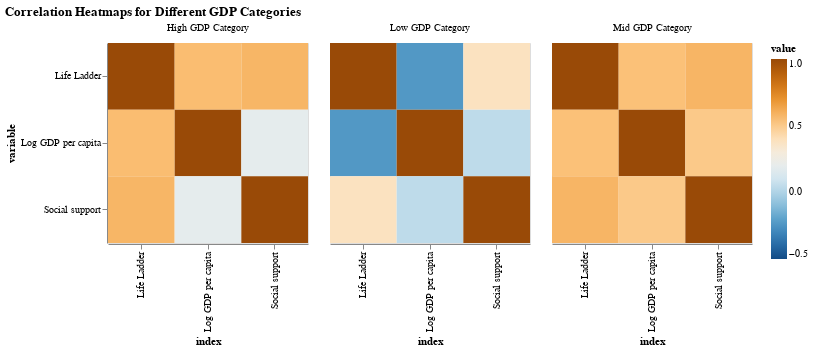

The cell this chart's notebook holds for it:
### Markdown cell above
<font size="4">We now start correlation analysis.</font>

### Code cell
# correlation analysis
# Split the data
df_low = data[data['GDP_Category'] == 1.0]
df_mid = data[data['GDP_Category'] == 2.0]
df_high = data[data['GDP_Category'] == 3.0]


def melt_corr(df, title):
    corr = df[['Life Ladder', 'Log GDP per capita', 'Social support']].corr().reset_index().melt('index')
    corr.columns = ['variable', 'index', 'value']
    corr['title'] = title
    return corr

# Apply the function to your three datasets
corr_low = melt_corr(df_low, 'Low GDP Category')
corr_mid = melt_corr(df_mid, 'Mid GDP Category')
corr_high = melt_corr(df_high, 'High GDP Category')

# Concatenate the three datasets
corr = pd.concat([corr_low, corr_mid, corr_high])

# Create an Altair chart
heatmap = alt.Chart(corr).mark_rect().encode(
    x='index',
    y='variable',
    color=alt.Color('value:Q', scale=alt.Scale(scheme='blueorange', domain=(-0.5, 1)), 
                    legend=alt.Legend(values=[1, 0.5, 0, -0.5])),
    facet=alt.Facet('title', title='', columns=3),
).properties(width = 200, height = 200, title='Correlation Heatmaps for Different GDP Categories')

heatmap

### Figure 1 — Vega-Lite specification as saved in the notebook (floating-point values rounded to 4 significant figures)
{"config": {"view": {"continuousWidth": 300, "continuousHeight": 300}}, "data": {"name": "data-0468f1f029523bcdc47aaa46cee74a75"}, "mark": {"type": "rect"}, "encoding": {"color": {"field": "value", "legend": {"values": [1, 0.5, 0, -0.5]}, "scale": {"domain": [-0.5, 1], "scheme": "blueorange"}, "type": "quantitative"}, "facet": {"columns": 3, "field": "title", "title": "", "type": "nominal"}, "x": {"field": "index", "type": "nominal"}, "y": {"field": "variable", "type": "nominal"}}, "height": 200, "title": "Correlation Heatmaps for Different GDP Categories", "width": 200, "$schema": "https://vega.github.io/schema/vega-lite/v5.8.0.json", "datasets": {"data-0468f1f029523bcdc47aaa46cee74a75": [{"variable": "Life Ladder", "index": "Life Ladder", "value": 1.0, "title": "Low GDP Category"}, {"variable": "Log GDP per capita", "index": "Life Ladder", "value": -0.2355, "title": "Low GDP Category"}, {"variable": "Social support", "index": "Life Ladder", "value": 0.3804, "title": "Low GDP Category"}, {"variable": "Life Ladder", "index": "Log GDP per capita", "value": -0.2355, "title": "Low GDP Category"}, {"variable": "Log GDP per capita", "index": "Log GDP per capita", "value": 1.0, "title": "Low GDP Category"}, {"variable": "Social support", "index": "Log GDP per capita", "value": 0.04408, "title": "Low GDP Category"}, {"variable": "Life Ladder", "index": "Social support", "value": 0.3804, "title": "Low GDP Category"}, {"variable": "Log GDP per capita", "index": "Social support", "value": 0.04408, "title": "Low GDP Category"}, {"variable": "Social support", "index": "Social support", "value": 1.0, "title": "Low GDP Category"}, {"variable": "Life Ladder", "index": "Life Ladder", "value": 1.0, "title": "Mid GDP Category"}, {"variable": "Log GDP per capita", "index": "Life Ladder", "value": 0.5422, "title": "Mid GDP Category"}, {"variable": "Social support", "index": "Life Ladder", "value": 0.5834, "title": "Mid GDP Category"}, {"variable": "Life Ladder", "index": "Log GDP per capita", "value": 0.5422, "title": "Mid GDP Category"}, {"variable": "Log GDP per capita", "index": "Log GDP per capita", "value": 1.0, "title": "Mid GDP Category"}, {"variable": "Social support", "index": "Log GDP per capita", "value": 0.5046, "title": "Mid GDP Category"}, {"variable": "Life Ladder", "index": "Social support", "value": 0.5834, "title": "Mid GDP Category"}, {"variable": "Log GDP per capita", "index": "Social support", "value": 0.5046, "title": "Mid GDP Category"}, {"variable": "Social support", "index": "Social support", "value": 1.0, "title": "Mid GDP Category"}, {"variable": "Life Ladder", "index": "Life Ladder", "value": 1.0, "title": "High GDP Category"}, {"variable": "Log GDP per capita", "index": "Life Ladder", "value": 0.5565, "title": "High GDP Category"}, {"variable": "Social support", "index": "Life Ladder", "value": 0.5801, "title": "High GDP Category"}, {"variable": "Life Ladder", "index": "Log GDP per capita", "value": 0.5565, "title": "High GDP Category"}, {"variable": "Log GDP per capita", "index": "Log GDP per capita", "value": 1.0, "title": "High GDP Category"}, {"variable": "Social support", "index": "Log GDP per capita", "value": 0.1899, "title": "High GDP Category"}, {"variable": "Life Ladder", "index": "Social support", "value": 0.5801, "title": "High GDP Category"}, {"variable": "Log GDP per capita", "index": "Social support", "value": 0.1899, "title": "High GDP Category"}, {"variable": "Social support", "index": "Social support", "value": 1.0, "title": "High GDP Category"}]}}
